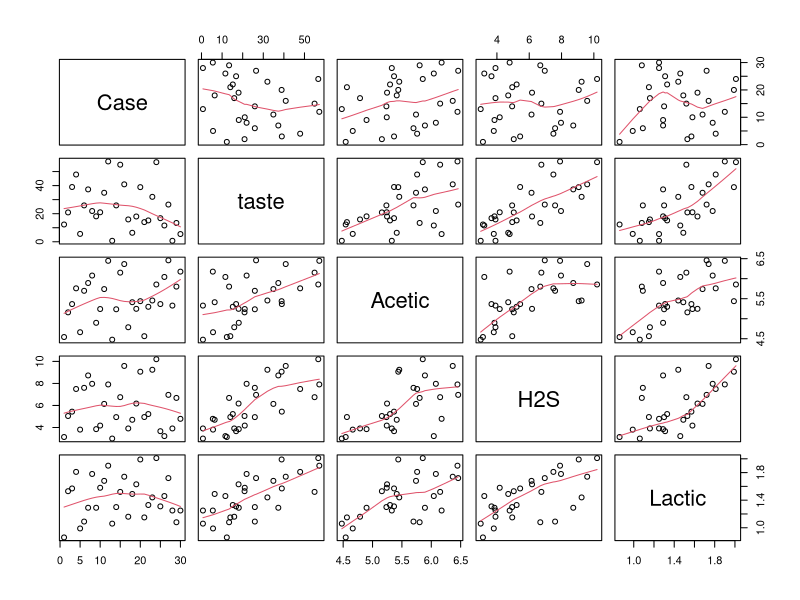
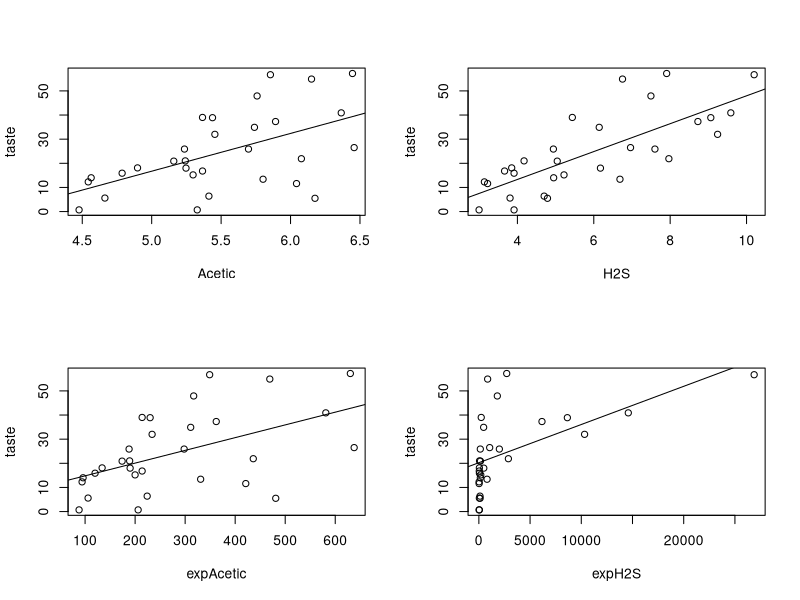

These figures' R source, in order:
setwd("/home/bebi/DTU_Studies/Applied Statistics/Day_2/Day2/")
cheese <- read.table("cheese.txt", header = TRUE)

## Use scatterplots, correlation, and simple regression to examine the relationships among the individual variables.
pairs(cheese, panel = panel.smooth)
cor(cheese)
lmAcetic <- lm(taste ~ Acetic, data = cheese)
summary(lmAcetic)

lmH2S <- lm(taste ~ H2S, data = cheese)
summary(lmH2S)

lmLactic <- lm(taste ~ Lactic, data = cheese)
summary(lmLactic)

## Why do you think acetic and h2s has been transformed?
par(mfrow = c(2,2))
plot(taste ~ Acetic, data = cheese)
abline(lmAcetic)

plot(taste ~ H2S, data = cheese)
abline(lmH2S)

cheese$expAcetic <- exp(cheese$Acetic)
cheese$expH2S <- exp(cheese$H2S)

plot(taste ~ expAcetic, data = cheese)
lmexpAcetic <- lm(taste ~ expAcetic, data = cheese)
abline(lmexpAcetic)
# the intercept is not significant here, we need to apply lof transpormation? 

plot(taste ~ expH2S, data = cheese)
lmexpH2S <- lm(taste ~ expH2S, data = cheese)
abline(lmexpH2S)

## Predict the ’taste’ of a cheese where (log) acetic is 5.3, (log) h2s is 8.0 and lactic is 3.0.
lm1 <- lm(taste ~ Acetic, H2S, Lactic, data = cheese)
predict(lm1, data.frame(Acetic=5.3, H2S=8.0, Lactic=3.0, Case=31), interval = "prediction")
## since the lctic = 3 which is higher than the max value of lactic in the data, the lwr and the upr limit of prediction interval are growing (as we getting far from the data we had) 